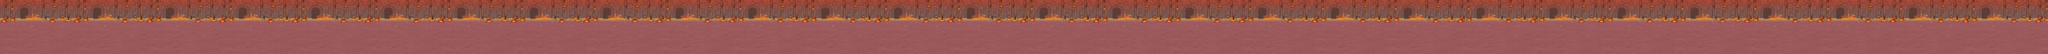

A level layout from a 2D game, rendered from its tile map. Below: a short description, then the map file with tile-grid data replaced by summaries:
An orthogonal 450x12 tile map with 80x80 px tiles, 1 tile layer (all_street), 1 hidden layer not drawn, 2 tilesets and 129 objects (26x chonggo2, 21x linhtenthang, 20x chonggo3, 19x linhtenxien, 17x linhcamgiao2, ...).

<map version="1.0" orientation="orthogonal" renderorder="right-down" width="450" height="12" tilewidth="80" tileheight="80" nextobjectid="255">
 <tileset firstgid="1" name="street3_1" tilewidth="80" tileheight="80" tilecount="48" columns="16">
  <image source="street4_1.png" width="1280" height="240" />
 </tileset>
 <tileset firstgid="49" name="street4_3" tilewidth="80" tileheight="80" tilecount="192" columns="16">
  <image source="street4_3.png" width="1280" height="1000" />
 </tileset>
 <layer name="street" width="450" height="12" visible="0">
  <data>[5400 cells, 1350 non-empty, 48 distinct tile ids]</data>
 </layer>
 <layer name="all_street" width="450" height="12">
  <data>[5400 cells, 5400 non-empty, 192 distinct tile ids]</data>
 </layer>
 <objectgroup name="ground">
  <object id="1" x="-143.667" y="747.333" width="36182.3" height="22" />
 </objectgroup>
 <objectgroup name="under_ground">
  <object id="128" x="0" y="832" width="37244" height="32" />
 </objectgroup>
 <objectgroup name="boss">
  <object id="126" name="boss" x="31838.4" y="401.788" width="76" height="80" />
 </objectgroup>
 <objectgroup name="coming_boss">
  <object id="127" name="coming_boss" x="30161.5" y="-241.091" width="12" height="1196" />
 </objectgroup>
 <objectgroup name="chonggo2">
  <object id="132" name="chonggo2" x="2645.45" y="566.061" width="63.6364" height="175.758" />
  <object id="133" name="chonggo3" x="2803.03" y="405.455" width="69.697" height="336.364" />
  <object id="134" name="chonggo2" x="2963.64" y="566.061" width="63.6364" height="175.758" />
  <object id="135" name="chonggo2" x="3206.06" y="566.061" width="63.6364" height="175.758" />
  <object id="136" name="chonggo3" x="3357.58" y="405.455" width="69.697" height="336.364" />
  <object id="137" name="chonggo2" x="3521.21" y="566.061" width="63.6364" height="175.758" />
  <object id="149" name="chonggo2" x="6566.67" y="564.061" width="60.6061" height="178.788" />
  <object id="150" name="chonggo2" x="7681.82" y="569.091" width="69.697" height="178.788" />
  <object id="152" name="chonggo2" x="8006.06" y="572.121" width="69.697" height="172.727" />
  <object id="165" name="chonggo2" x="11287.9" y="566.061" width="63.6364" height="178.788" />
  <object id="167" name="chonggo2" x="11606.1" y="566.061" width="63.6364" height="178.788" />
  <object id="168" name="chonggo2" x="11839.4" y="563.03" width="63.6364" height="178.788" />
  <object id="169" name="chonggo2" x="12160.6" y="563.03" width="63.6364" height="178.788" />
  <object id="182" name="chonggo2" x="15366.7" y="563.03" width="63.6364" height="178.788" />
  <object id="184" name="chonggo2" x="15684.8" y="563.03" width="63.6364" height="178.788" />
  <object id="191" name="chonggo2" x="17839.4" y="566.061" width="75.7576" height="178.788" />
  <object id="192" name="chonggo2" x="18157.6" y="563.03" width="75.7576" height="178.788" />
  <object id="194" name="chonggo2" x="18560.6" y="563.03" width="75.7576" height="178.788" />
  <object id="196" name="chonggo2" x="18881.8" y="563.03" width="75.7576" height="178.788" />
  <object id="209" name="chonggo2" x="22963.6" y="569.091" width="60.6061" height="175.758" />
  <object id="210" name="chonggo2" x="23124.2" y="569.091" width="60.6061" height="175.758" />
  <object id="211" name="chonggo2" x="23281.8" y="572.121" width="60.6061" height="175.758" />
  <object id="212" name="chonggo2" x="23445.5" y="572.121" width="60.6061" height="175.758" />
  <object id="224" name="chonggo2" x="26724.2" y="566.061" width="66.6667" height="178.788" />
  <object id="225" name="chonggo2" x="27039.4" y="563.03" width="66.6667" height="178.788" />
  <object id="226" name="chonggo3" x="26881.8" y="399.394" width="69.697" height="348.485" />
  <object id="227" name="chonggo3" x="27203" y="399.394" width="69.697" height="348.485" />
  <object id="228" name="chonggo2" x="27363.6" y="569.091" width="66.6667" height="178.788" />
  <object id="239" name="chonggo2" x="31603" y="569.091" width="66.6667" height="172.727" />
  <object id="241" name="chonggo2" x="31918.2" y="572.121" width="66.6667" height="172.727" />
 </objectgroup>
 <objectgroup name="chonggo3">
  <object id="148" name="chonggo3" x="6321.21" y="405.485" width="72.7273" height="339.394" />
  <object id="151" name="chonggo3" x="7845.45" y="402.424" width="66.6667" height="342.424" />
  <object id="166" name="chonggo3" x="11442.4" y="405.455" width="63.6364" height="339.394" />
  <object id="170" name="chonggo3" x="12009.1" y="405.455" width="63.6364" height="339.394" />
  <object id="174" name="chonggo3" x="13124.2" y="405.455" width="66.6667" height="339.394" />
  <object id="177" name="chonggo3" x="14006.1" y="408.485" width="66.6667" height="339.394" />
  <object id="183" name="chonggo3" x="15524.2" y="402.424" width="66.6667" height="339.394" />
  <object id="193" name="chonggo3" x="18727.3" y="320.606" width="63.6364" height="424.242" />
  <object id="195" name="chonggo3" x="18006.1" y="320.606" width="63.6364" height="424.242" />
  <object id="202" name="chonggo3" x="20481.8" y="402.424" width="72.7273" height="345.455" />
  <object id="203" name="chonggo3" x="20878.8" y="399.394" width="72.7273" height="345.455" />
  <object id="204" name="chonggo3" x="21281.8" y="402.424" width="72.7273" height="345.455" />
  <object id="233" name="chonggo3" x="28806.1" y="405.455" width="63.6364" height="339.394" />
  <object id="234" name="chonggo3" x="29206.1" y="402.424" width="63.6364" height="339.394" />
  <object id="235" name="chonggo3" x="29603" y="399.394" width="63.6364" height="339.394" />
  <object id="240" name="chonggo3" x="31763.6" y="402.424" width="63.6364" height="342.424" />
 </objectgroup>
 <objectgroup name="linhtenxien">
  <object id="138" name="linhtenxien" x="3763.64" y="590.303" width="66.6667" height="151.515" />
  <object id="139" name="linhtenxien" x="3918.18" y="590.303" width="66.6667" height="151.515" />
  <object id="140" name="linhtenxien" x="4081.82" y="590.303" width="66.6667" height="151.515" />
  <object id="141" name="linhtenxien" x="4242.42" y="590.303" width="66.6667" height="151.515" />
  <object id="159" name="linhtenxien" x="9842.42" y="617.576" width="63.6364" height="127.273" />
  <object id="160" name="linhtenxien" x="10084.8" y="617.576" width="63.6364" height="127.273" />
  <object id="161" name="linhtenxien" x="10563.6" y="614.545" width="63.6364" height="127.273" />
  <object id="163" name="linhtenxien" x="10803" y="614.545" width="63.6364" height="127.273" />
  <object id="188" name="linhtenxien" x="16724.2" y="581.212" width="63.6364" height="163.636" />
  <object id="189" name="linhtenxien" x="16966.7" y="578.182" width="63.6364" height="163.636" />
  <object id="190" name="linhtenxien" x="17206.1" y="578.182" width="63.6364" height="163.636" />
  <object id="213" name="linhtenxien" x="23766.7" y="569.091" width="60.6061" height="175.758" />
  <object id="214" name="linhtenxien" x="23966.7" y="569.091" width="60.6061" height="175.758" />
  <object id="215" name="linhtenxien" x="24160.6" y="569.091" width="60.6061" height="175.758" />
  <object id="216" name="linhtenxien" x="24366.7" y="569.091" width="60.6061" height="175.758" />
  <object id="217" name="linhtenxien" x="24560.6" y="572.121" width="60.6061" height="175.758" />
  <object id="246" name="linhtenxien" x="33051.5" y="578.182" width="57.5758" height="169.697" />
  <object id="247" name="linhtenxien" x="33287.9" y="572.121" width="57.5758" height="169.697" />
  </objectgroup>
 <objectgroup name="linhtenthang">
  <!-- 21 objects omitted --></objectgroup>
 <objectgroup name="linhcamgiao">
  <!-- 9 objects omitted --></objectgroup>
 <objectgroup name="linhcamgiao2">
  <!-- 17 objects omitted --></objectgroup>
 <objectgroup name="datnhiba_2">
  <!-- 13 objects omitted --></objectgroup>
</map>
<!-- 61 of 129 objects omitted -->
